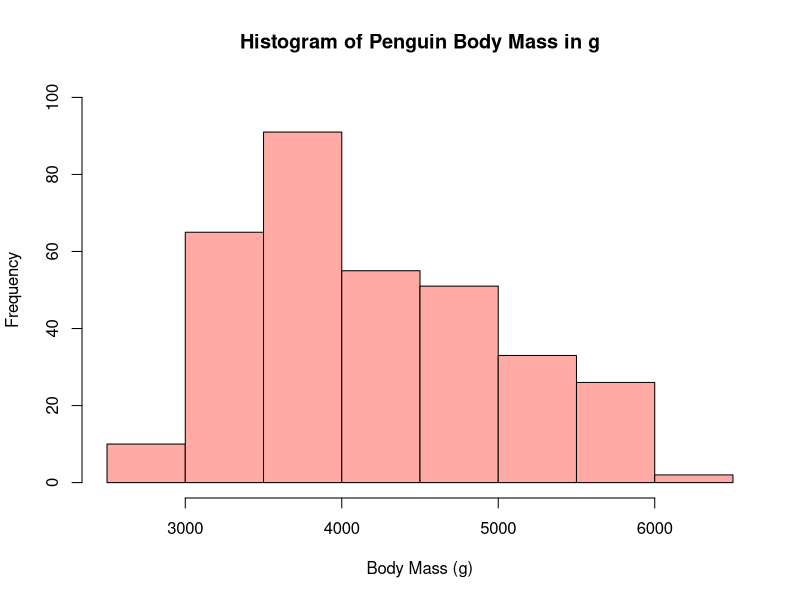
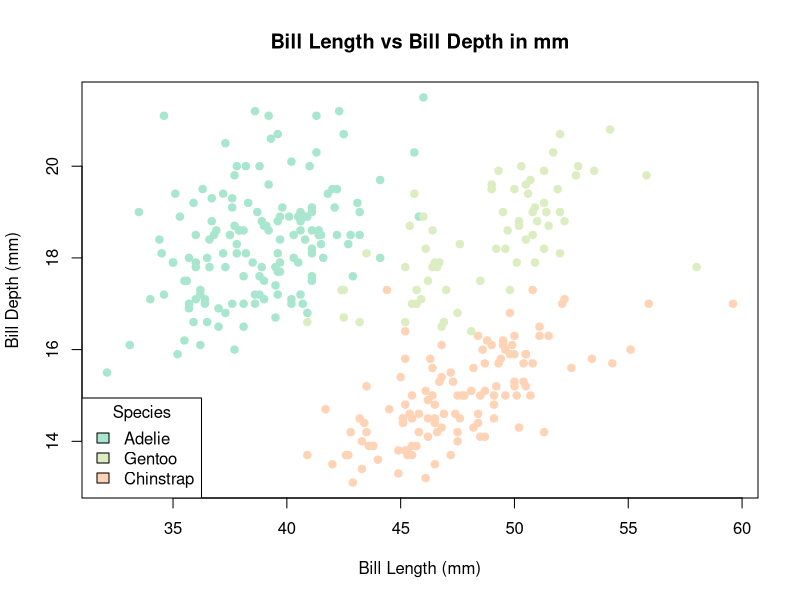
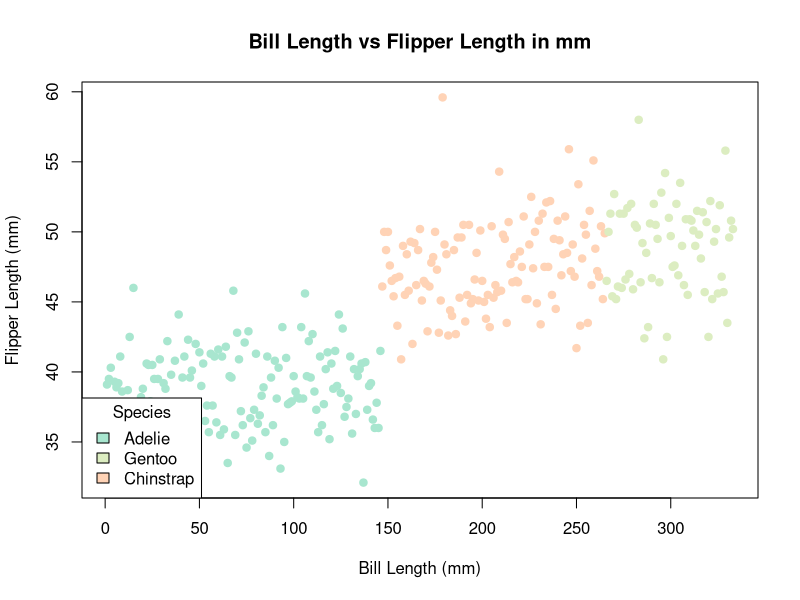
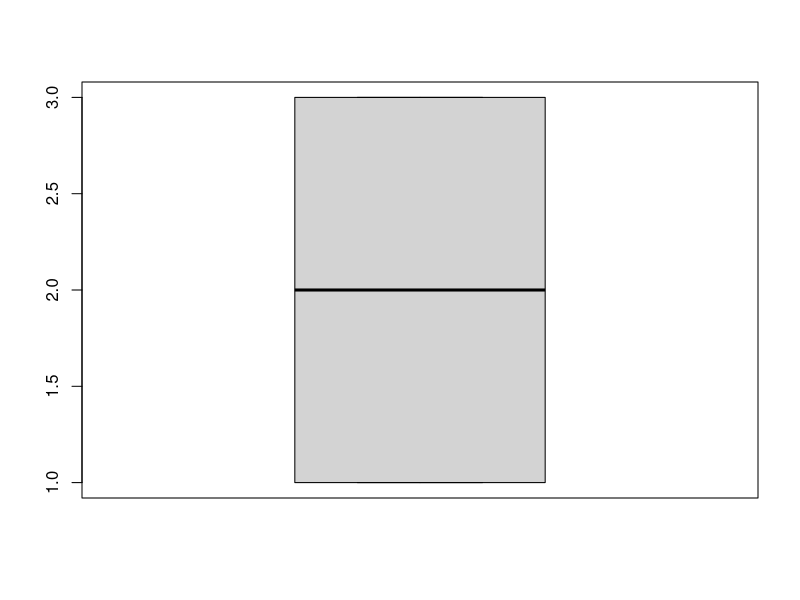
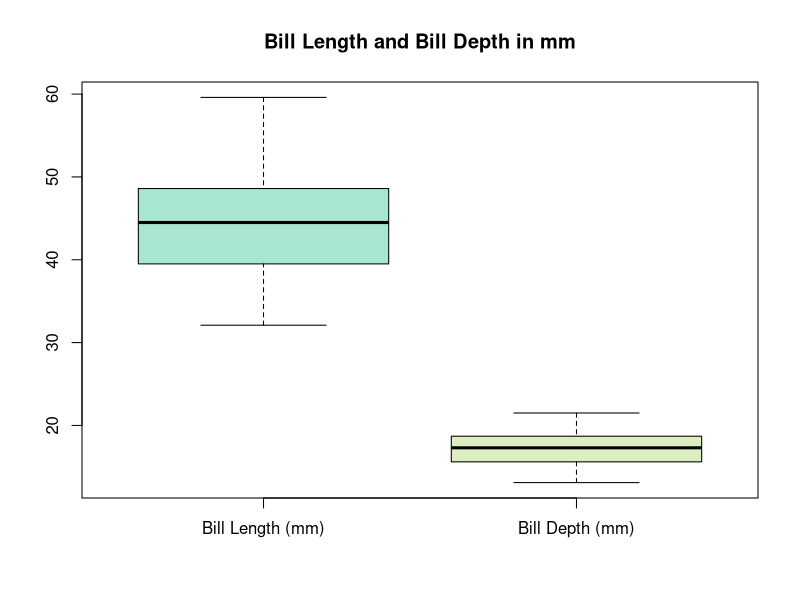
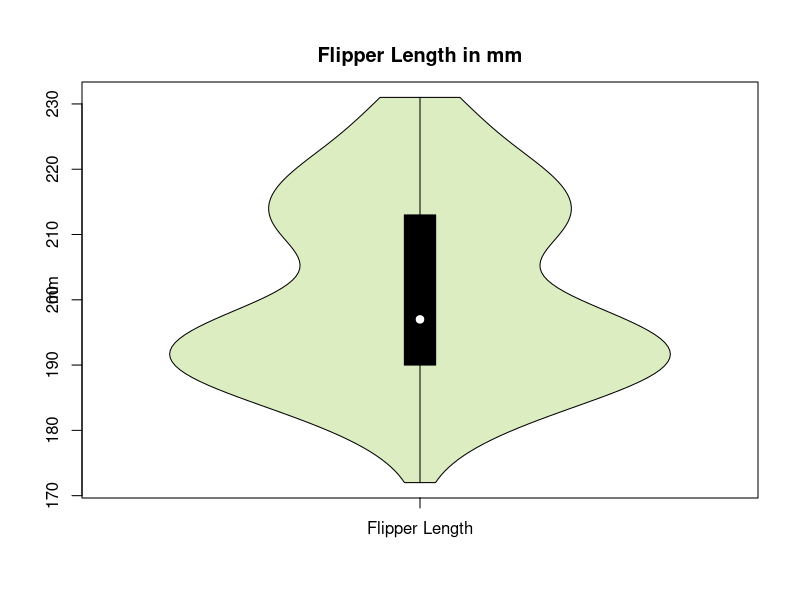
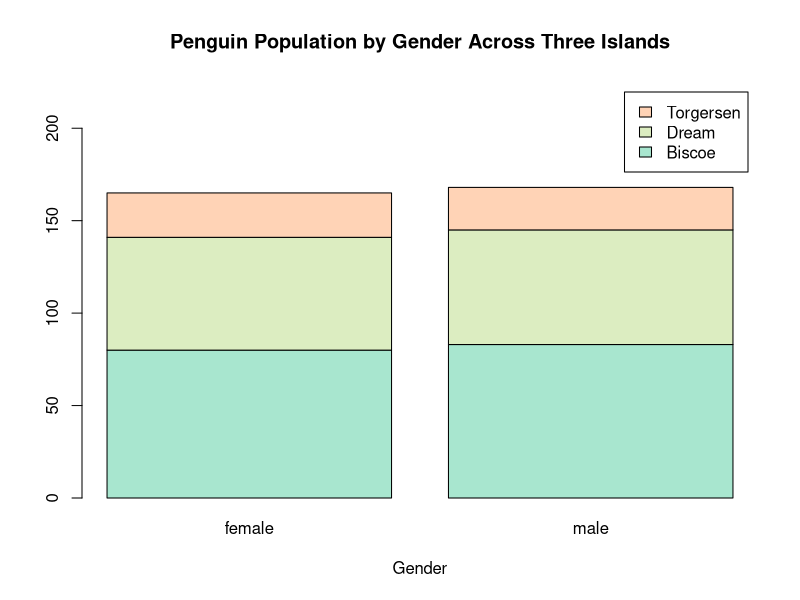

Recreate these plots in R, in order.
#Peguins Statistical Analysis and Visualization

# Penguins Data
#install.packages("palmerpenguins")
citation("palmerpenguins")    ##Credits

library(palmerpenguins)
data(package = 'palmerpenguins')
?penguins                     ##Data Info


# Load visualization packages
library(RColorBrewer)
library(vioplot)

## Remove missing data
dt<- na.omit(penguins)
str(dt)

# Add colors
colr<- c( '#a8e6cf', '#dcedc1', '#ffd3b6', '#ffaaa5', '#ff8b94')


# Plots

# Histogram 

hist(dt$body_mass_g, breaks = 8, ylim = c(0,100), col = '#ffaaa5', main = 'Histogram of Penguin Body Mass in g', xlab = 'Body Mass (g)')


# Scatterplot
# Comparing bill length and bill depth

plot(dt[, 3:4], col = colr[dt$species], pch = 19, main="Bill Length vs Bill Depth in mm", xlab='Bill Length (mm)', ylab='Bill Depth (mm)')

legend(legend=c("Adelie", "Gentoo", "Chinstrap"), "bottomleft", fill=c("#a8e6cf", "#dcedc1", "#ffd3b6"), title="Species" )

# Comparing bill length and flipper length

plot(dt[, 3, 5], col = colr[dt$species], pch = 19, main="Bill Length vs Flipper Length in mm", xlab='Bill Length (mm)', ylab='Flipper Length (mm)')

legend(legend=c("Adelie", "Gentoo", "Chinstrap"), "bottomleft", fill=c("#a8e6cf", "#dcedc1", "#ffd3b6"), title="Species" )


# Boxplot

boxplot(dt$species)

boxplot(dt$bill_length_mm, dt$bill_depth_mm, main="Bill Length and Bill Depth in mm", names=c("Bill Length (mm)", "Bill Depth (mm)"), col=c("#a8e6cf", "#dcedc1"))


# Violin Plot 
with (dt, vioplot(dt$flipper_length_mm, names=c('Flipper Length'), ylab = "mm", main = "Flipper Length in mm", col = c("#dcedc1") ))


# Stacked Bar plot
table(dt$island, dt$sex)
barplot(table(dt$island, dt$sex), ylim = c(0,225), main = "Penguin Population by Gender Across Three Islands", xlab='Gender', col = colr, legend = rownames(table(dt$island, dt$sex)))



# Create Multiple plots

par(mfrow = c(3,2))
